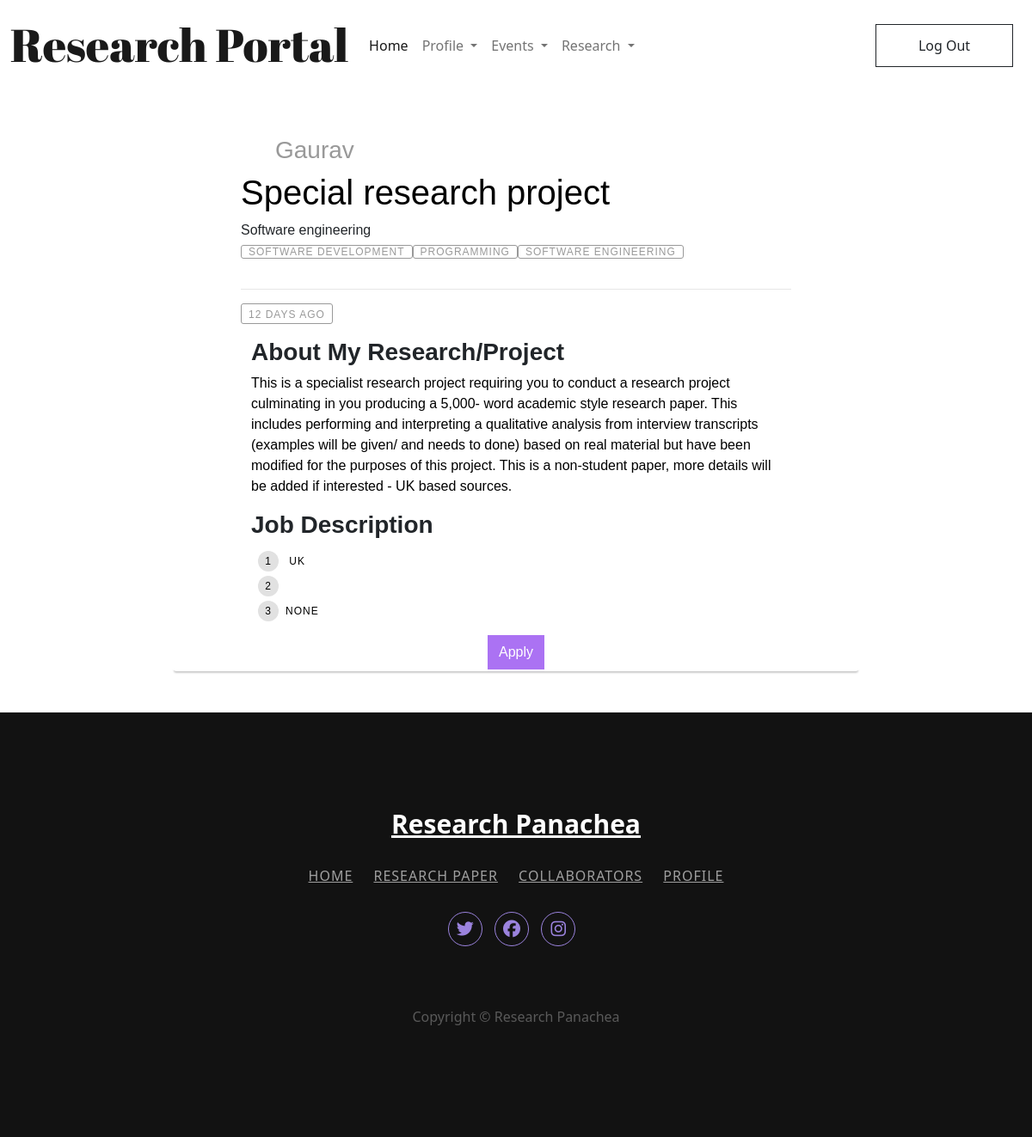
The app's page /collaboration/viewcollab/3 with its own data.
### users/models.py (models this page shows)
class Users(models.Model):
    first_name = models.CharField(max_length=100, null=True)
    last_name = models.CharField(max_length=100, null=True)
    username = models.CharField(max_length=50)
    email = models.EmailField(max_length=50, null=True)
    contactno = models.IntegerField(null=True)
    user_type = models.CharField(max_length=50, null=True)
    password = models.CharField(max_length=100)
    organization_name = models.CharField(max_length=100, null=True)
    profession = models.CharField(max_length=100,null=True)
    city = models.CharField(max_length=50,null=True)
    state = models.CharField(max_length=50, null=True)
    country = models.CharField(max_length=50, null=True)
    skills = models.CharField(max_length=500,null=True)
    description = models.CharField(max_length=200, null=True)
    languages = models.CharField(max_length=200, null=True)
    profile_pic = models.ImageField(upload_to = 'users_media/pictures', null = True)
    scholar = models.CharField(max_length=500, null=True)
    orchid = models.CharField(max_length=200, null=True)
    created_at = models.DateTimeField(auto_now_add=True, null=True)
    updated_at  = models.DateTimeField(null=True)

### collaboration/models.py (models this page shows)
class CollaborationRequests(models.Model):
    user = models.IntegerField(null=True)#pk of Users
    title = models.CharField(max_length=500)
    description = models.TextField()
    domain = models.CharField(max_length=500, null=True)
    skills = models.CharField(max_length=500, null=True)
    pref_workplace = models.CharField(max_length=500, null=True)
    state = models.CharField(max_length=500, null=True)
    country = models.CharField(max_length=500, null=True)
    deadline = models.DateField(null=True)
    organisation = models.CharField(max_length=500, null=True)
    media = models.FileField(upload_to='users_media/collabfiles', null=True)
    duration = models.CharField(max_length=500, null=True)
    work_type = models.CharField(max_length=500, null=True) #Part time or Full time
    created_at = models.DateTimeField(auto_now_add=True)

### collaboration/views.py (the view)
# urls.py: path('viewcollab/<cid>', views.viewcollab, name='viewcollab'),
def viewcollab(request,cid):
    if request.method == "GET":
        collab = CollaborationRequests.objects.filter(id = cid)[0]
        user = Users.objects.filter(id= collab.user)[0]
        skills = collab.skills.split(';')
        context = {
            'collab':collab,
            'username':user.username,
            'skills':skills
        }
        return render(request, 'collabdetails.html', context)
        return HttpResponse('EXPAND PAGE FOR COLLABOATION REQUEST')

### templates/collabdetails.html (shortened to what this page needs)
{% load static %}
{% load index %}
<!DOCTYPE html>
<html lang="en">
<head>
    <link href="https://cdn.jsdelivr.net/npm/bootstrap@5.0.2/dist/css/bootstrap.min.css" rel="stylesheet">
    <link rel="stylesheet" type="text/css" href="{% static 'css/collabdetails.css' %}">
</head>
<body>
    <nav id="mynav" class="navbar fixed-top navbar-expand-lg navbar-light ">
        <div class="container-fluid">
            <a class="navbar-brand" href="#">Research Portal</a>
            <div class="collapse navbar-collapse" id="navbarSupportedContent">
            <ul class="navbar-nav me-auto mb-2 mb-lg-0">
                <li class="nav-item">
                <a class="nav-link active" aria-current="page" to='/'>Home</a>
                </li>
                <li class="nav-item dropdown">
                <a class="nav-link dropdown-toggle" href="#" id="navbarDropdown" role="button" data-bs-toggle="dropdown" aria-expanded="false">
                    Profile
                </a>
                </li>
                <li class="nav-item dropdown">
                <a class="nav-link dropdown-toggle" href="#" id="navbarDropdown" role="button" data-bs-toggle="dropdown" aria-expanded="false">
                    Events
                </a>
                </li>
                <li class="nav-item dropdown">
                <a class="nav-link dropdown-toggle" href="#" id="navbarDropdown" role="button" data-bs-toggle="dropdown" aria-expanded="false">
                    Research
                </a>
                </li>
            </ul>
            <form class="d-flex">
              <button type="button" class="btn btn-outline-dark navbar-btn">Log Out</button>
            </form>
            </div>
        </div>
        </nav>
        <div class="container">
            <div class="blog-container">
            <div class="blog-header">
                <div class="blog-author--no-cover">
                    <h3>{{username}}</h3>
                </div>
            </div>
            <div class="blog-body">
                <div class="blog-title">
                <h1><a href="#">{{collab.title}}</a></h1>
                </div>
                <div class="blog-summary">
                <strong>{{collab.domain}}</strong>
                </div>
                <div class="blog-tags">
                <ul>
                    {% for skill in skills%}
                    <li><a href="#">{{skill}}</a></li>
                    {% endfor %}
                </ul>
                </div>
            </div>
            <div class="blog-footer">
                <ul>
                <li class="published-date">12 days ago</li>
                </ul>
                <div class="container">
                    <h3 class="about-rp">About My Research/Project</h3>
                    <div class="blog-summary">
                        <p>{{collab.description}}</p>
                    </div>
                    <h3 class="about-rp">Job Description</h3>
                    <div class="blog-summary">
                            <ol class="number-circle-list">
                                <li class="number-circle-list--list-item">{{collab.state}} {{collab.country}}</li>
                                <li class="number-circle-list--list-item">{{collab.pref_workplace}}</li>
                                <li class="number-circle-list--list-item">{{collab.work_type}}</li>
                            </ol>
                    </div>
                    <div class="d-flex justify-content-center">
                        <button type="button" class=" btn btn-con" data-bs-toggle="modal" data-bs-target="#exampleModal">Apply</button>
                    </div>
                </div>
            </div>
            </div>
            </div>
<footer class="footer-07">
    <div class="container">
        <div class="row justify-content-center">
            <div class="col-md-12 text-center">
                <h2 class="footer-heading"><a href="#" class="logo">Research Panachea</a></h2>
                <p class="menu">
                  <a href="#">Home</a>
                  <a href="#">Research Paper</a>
                  <a href="#">Collaborators</a>
                  <a href="#">Profile</a>
                </p>
                <ul class="ftco-footer-social p-0">
      <li class="ftco-animate"><a href="#" data-toggle="tooltip" data-placement="top" title="Twitter"><span class="fab fa-twitter"></span></a></li>
      <li class="ftco-animate"><a href="#" data-toggle="tooltip" data-placement="top" title="Facebook"><span class="ion-logo-facebook"><i class="fab fa-facebook"></i></span></a></li>
      <li class="ftco-animate"><a href="#" data-toggle="tooltip" data-placement="top" title="Instagram"><span class="fab fa-instagram"></span></a></li>
    </ul>
            </div>
        </div>
        <div class="row mt-5">
            <div class="col-md-12 text-center">
                <p class="copyright">
                  Copyright &copy; Research Panachea
              </p>
            </div>
        </div>
    </div>
</footer>
</body>
</html>

### static/css/collabdetails.css (style rules this page uses)
body { background: url('../images/bg-color.png'); background-size: cover; width: 100vw; }
.navbar { background-color: transparent ; }
.navbar-btn { border-radius: 0%; margin: 10px; background-color: #ffffff; font-size: 20; width: 120pt; height: 38pt; }
.navbar-brand { font-family: 'Abril Fatface', cursive; font-size: 40pt !important; }
.blog-container { background: #fff; border-radius: 5px; box-shadow: rgba(0, 0, 0, 0.2) 0 4px 2px -2px; font-family: "adelle-sans", sans-serif; font-weight: 100; margin: 48px auto; margin-top: 150px; width: 20rem; }
.btn-con { border-radius: 0px; background-color: #AB72F3; color: #ffffff; }
@media screen and (min-width: 480px) { .blog-container { width: 28rem; } }
@media screen and (min-width: 767px) { .blog-container { width: 40rem; } }
@media screen and (min-width: 959px) { .blog-container { width: 50rem; } }
.blog-container a { color: #4d4dff; text-decoration: none; transition: 0.25s ease; }
.blog-author, .blog-author--no-cover { margin: 0 auto; padding-top: 0.125rem; width: 80%; }
.blog-author h3::before, .blog-author--no-cover h3::before { background: url("https://s3-us-west-2.amazonaws.com/s.cdpn.io/17779/russ.jpeg"); background-size: cover; border-radius: 50%; content: " "; display: inline-block; height: 32px; margin-right: 0.5rem; position: relative; top: 8px; width: 32px; }
.blog-author--no-cover h3 { color: #999999; font-weight: 100; }
.blog-body { margin: 0 auto; width: 80%; }
.blog-title h1 a { color: #000; font-weight: 100; }
.blog-summary p { color: #000; }
.blog-tags ul { display: flex; flex-direction: row; flex-wrap: wrap; list-style: none; padding-left: 0; }
.blog-tags a { border: 1px solid #999999; border-radius: 3px; color: #999999; font-size: 0.75rem; height: 1.5rem; line-height: 1.5rem; letter-spacing: 1px; padding: 0 0.5rem; text-align: center; text-transform: uppercase; white-space: nowrap; width: 5rem; }
.blog-footer { border-top: 1px solid #e6e6e6; margin: 0 auto; padding-bottom: 0.125rem; width: 80%; }
.blog-footer ul { list-style: none; display: flex; flex: row wrap; justify-content: flex-end; padding-left: 0; }
.blog-footer li:first-child { margin-right: auto; }
.blog-footer li + li { margin-left: 0.5rem; }
.blog-footer li { color: #999999; font-size: 0.75rem; height: 1.5rem; letter-spacing: 1px; line-height: 1.5rem; text-align: center; text-transform: uppercase; position: relative; white-space: nowrap; }
.published-date { border: 1px solid #999999; border-radius: 3px; padding: 0 0.5rem; }
.about-rp { font-weight:bold; }
.number-circle-list { list-style: none; counter-reset: circle-counter; text-align: left; padding-left: 0%; width: 60vw; overflow:hidden }
.number-circle-list--list-item { counter-increment: circle-counter; margin-bottom: 0.25rem; }
.number-circle-list--list-item:before { content: counter(circle-counter); background-color: #e1e1e1; width: 1.5rem; height: 1.5rem; border-radius: 50%; display: inline-block; font-size: 0.75rem; line-height: 1.5rem; color: black; text-align: center; margin-right: 0.5rem; }
.number-circle-list--list-item:last-child { margin-bottom: 0; }
li.number-circle-list--list-item:first-child { margin-left: 8px; }
li.number-circle-list--list-item { text-align: left; margin: 0%; margin-top: 5px; color: #000; }
.ftco-footer-social li { list-style: none; margin: 0 10px 0 0; display: inline-block; }
.ftco-footer-social li a { height: 40px; width: 40px; display: block; background: rgba(0, 0, 0, 0.05); border-radius: 50%; position: relative; }
.ftco-footer-social li a span { position: absolute; font-size: 20px; top: 50%; left: 50%; -webkit-transform: translate(-50%, -50%); -ms-transform: translate(-50%, -50%); transform: translate(-50%, -50%); }
footer { padding: 7em 0; }
.footer-07 { background: #121212; }
.footer-07 a { color: #9b83de; }
.footer-07 p { color: rgba(255, 255, 255, 0.3); }
.footer-07 .footer-heading { font-size: 30px; color: #fff; font-weight: 700; margin-bottom: 30px; }
.footer-07 .footer-heading .logo { color: #fff; }
.footer-07 .menu { margin-bottom: 30px; }
.footer-07 .menu a { color: rgba(255, 255, 255, 0.6); margin: 0 10px; text-transform: uppercase; letter-spacing: 1px; }
.footer-07 .ftco-footer-social li a { background: transparent; border: 1px solid #9b83de; }

### records on screen
Users: username "Gaurav"
CollaborationRequests: title "Special research project", domain "Software engineering", description "This is a specialist research project requiring you to conduct a research project culminating in you producing a 5,000- word academic style research paper. This includes performing and interpreting a qualitative analysis from interview transcripts (examples will be given/ and needs to done) based on real material but have been modified for the purposes of this project. This is a non-student paper, more details will be added if interested - UK based sources.", country "UK", work_type "NONE"

### other values on screen
{{ skill }} "SOFTWARE DEVELOPMENT" "PROGRAMMING" "SOFTWARE ENGINEERING"
